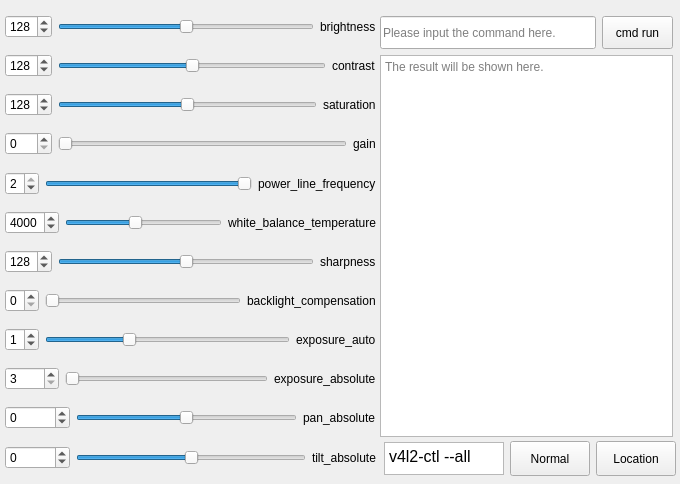
<?xml version="1.0" encoding="UTF-8"?>
<ui version="4.0">
 <class>Form</class>
 <widget class="QWidget" name="Form">
  <property name="geometry">
   <rect>
    <x>0</x>
    <y>0</y>
    <width>680</width>
    <height>484</height>
   </rect>
  </property>
  <property name="windowTitle">
   <string>Form</string>
  </property>
  <widget class="QWidget" name="layoutWidget">
   <property name="geometry">
    <rect>
     <x>5</x>
     <y>10</y>
     <width>371</width>
     <height>542</height>
    </rect>
   </property>
   <layout class="QVBoxLayout" name="verticalLayout">
    <item>
     <layout class="QHBoxLayout" name="horizontalLayout">
      <item>
       <widget class="QSpinBox" name="spinBox">
        <property name="maximum">
         <number>255</number>
        </property>
        <property name="value">
         <number>128</number>
        </property>
       </widget>
      </item>
      <item>
       <widget class="QSlider" name="horizontalSlider">
        <property name="maximum">
         <number>255</number>
        </property>
        <property name="value">
         <number>128</number>
        </property>
        <property name="orientation">
         <enum>Qt::Horizontal</enum>
        </property>
       </widget>
      </item>
      <item>
       <widget class="QLabel" name="label">
        <property name="text">
         <string>brightness</string>
        </property>
       </widget>
      </item>
     </layout>
    </item>
    <item>
     <layout class="QHBoxLayout" name="horizontalLayout_2">
      <item>
       <widget class="QSpinBox" name="spinBox_2">
        <property name="minimum">
         <number>0</number>
        </property>
        <property name="maximum">
         <number>255</number>
        </property>
        <property name="value">
         <number>128</number>
        </property>
       </widget>
      </item>
      <item>
       <widget class="QSlider" name="horizontalSlider_2">
        <property name="minimum">
         <number>0</number>
        </property>
        <property name="maximum">
         <number>255</number>
        </property>
        <property name="value">
         <number>128</number>
        </property>
        <property name="orientation">
         <enum>Qt::Horizontal</enum>
        </property>
       </widget>
      </item>
      <item>
       <widget class="QLabel" name="label_2">
        <property name="text">
         <string>contrast</string>
        </property>
       </widget>
      </item>
     </layout>
    </item>
    <item>
     <layout class="QHBoxLayout" name="horizontalLayout_3">
      <item>
       <widget class="QSpinBox" name="spinBox_3">
        <property name="maximum">
         <number>255</number>
        </property>
        <property name="value">
         <number>128</number>
        </property>
       </widget>
      </item>
      <item>
       <widget class="QSlider" name="horizontalSlider_3">
        <property name="maximum">
         <number>255</number>
        </property>
        <property name="value">
         <number>128</number>
        </property>
        <property name="orientation">
         <enum>Qt::Horizontal</enum>
        </property>
       </widget>
      </item>
      <item>
       <widget class="QLabel" name="label_3">
        <property name="text">
         <string>saturation</string>
        </property>
       </widget>
      </item>
     </layout>
    </item>
    <item>
     <layout class="QHBoxLayout" name="horizontalLayout_4">
      <item>
       <widget class="QSpinBox" name="spinBox_4">
        <property name="maximum">
         <number>255</number>
        </property>
       </widget>
      </item>
      <item>
       <widget class="QSlider" name="horizontalSlider_4">
        <property name="maximum">
         <number>255</number>
        </property>
        <property name="orientation">
         <enum>Qt::Horizontal</enum>
        </property>
       </widget>
      </item>
      <item>
       <widget class="QLabel" name="label_4">
        <property name="text">
         <string>gain</string>
        </property>
       </widget>
      </item>
     </layout>
    </item>
    <item>
     <layout class="QHBoxLayout" name="horizontalLayout_5">
      <item>
       <widget class="QSpinBox" name="spinBox_5">
        <property name="maximum">
         <number>2</number>
        </property>
        <property name="singleStep">
         <number>1</number>
        </property>
        <property name="value">
         <number>2</number>
        </property>
       </widget>
      </item>
      <item>
       <widget class="QSlider" name="horizontalSlider_5">
        <property name="maximum">
         <number>2</number>
        </property>
        <property name="value">
         <number>2</number>
        </property>
        <property name="orientation">
         <enum>Qt::Horizontal</enum>
        </property>
       </widget>
      </item>
      <item>
       <widget class="QLabel" name="label_5">
        <property name="text">
         <string>power_line_frequency</string>
        </property>
       </widget>
      </item>
     </layout>
    </item>
    <item>
     <layout class="QHBoxLayout" name="horizontalLayout_6">
      <item>
       <widget class="QSpinBox" name="spinBox_6">
        <property name="minimum">
         <number>2000</number>
        </property>
        <property name="maximum">
         <number>6500</number>
        </property>
        <property name="value">
         <number>4000</number>
        </property>
       </widget>
      </item>
      <item>
       <widget class="QSlider" name="horizontalSlider_6">
        <property name="minimum">
         <number>2000</number>
        </property>
        <property name="maximum">
         <number>6500</number>
        </property>
        <property name="value">
         <number>4000</number>
        </property>
        <property name="orientation">
         <enum>Qt::Horizontal</enum>
        </property>
       </widget>
      </item>
      <item>
       <widget class="QLabel" name="label_6">
        <property name="text">
         <string>white_balance_temperature</string>
        </property>
       </widget>
      </item>
     </layout>
    </item>
    <item>
     <layout class="QHBoxLayout" name="horizontalLayout_7">
      <item>
       <widget class="QSpinBox" name="spinBox_7">
        <property name="maximum">
         <number>255</number>
        </property>
        <property name="value">
         <number>128</number>
        </property>
       </widget>
      </item>
      <item>
       <widget class="QSlider" name="horizontalSlider_7">
        <property name="maximum">
         <number>255</number>
        </property>
        <property name="value">
         <number>128</number>
        </property>
        <property name="orientation">
         <enum>Qt::Horizontal</enum>
        </property>
       </widget>
      </item>
      <item>
       <widget class="QLabel" name="label_7">
        <property name="text">
         <string>sharpness</string>
        </property>
       </widget>
      </item>
     </layout>
    </item>
    <item>
     <layout class="QHBoxLayout" name="horizontalLayout_8">
      <item>
       <widget class="QSpinBox" name="spinBox_8">
        <property name="maximum">
         <number>1</number>
        </property>
       </widget>
      </item>
      <item>
       <widget class="QSlider" name="horizontalSlider_8">
        <property name="maximum">
         <number>1</number>
        </property>
        <property name="orientation">
         <enum>Qt::Horizontal</enum>
        </property>
       </widget>
      </item>
      <item>
       <widget class="QLabel" name="label_8">
        <property name="text">
         <string>backlight_compensation</string>
        </property>
       </widget>
      </item>
     </layout>
    </item>
    <item>
     <layout class="QHBoxLayout" name="horizontalLayout_9">
      <item>
       <widget class="QSpinBox" name="spinBox_9">
        <property name="maximum">
         <number>3</number>
        </property>
        <property name="value">
         <number>1</number>
        </property>
       </widget>
      </item>
      <item>
       <widget class="QSlider" name="horizontalSlider_9">
        <property name="maximum">
         <number>3</number>
        </property>
        <property name="value">
         <number>1</number>
        </property>
        <property name="orientation">
         <enum>Qt::Horizontal</enum>
        </property>
       </widget>
      </item>
      <item>
       <widget class="QLabel" name="label_9">
        <property name="text">
         <string>exposure_auto</string>
        </property>
       </widget>
      </item>
     </layout>
    </item>
    <item>
     <layout class="QHBoxLayout" name="horizontalLayout_10">
      <item>
       <widget class="QSpinBox" name="spinBox_10">
        <property name="minimum">
         <number>3</number>
        </property>
        <property name="maximum">
         <number>2047</number>
        </property>
        <property name="value">
         <number>3</number>
        </property>
       </widget>
      </item>
      <item>
       <widget class="QSlider" name="horizontalSlider_10">
        <property name="minimum">
         <number>3</number>
        </property>
        <property name="maximum">
         <number>2047</number>
        </property>
        <property name="value">
         <number>3</number>
        </property>
        <property name="orientation">
         <enum>Qt::Horizontal</enum>
        </property>
       </widget>
      </item>
      <item>
       <widget class="QLabel" name="label_10">
        <property name="text">
         <string>exposure_absolute</string>
        </property>
       </widget>
      </item>
     </layout>
    </item>
    <item>
     <layout class="QHBoxLayout" name="horizontalLayout_11">
      <item>
       <widget class="QSpinBox" name="spinBox_11">
        <property name="minimum">
         <number>-36000</number>
        </property>
        <property name="maximum">
         <number>36000</number>
        </property>
       </widget>
      </item>
      <item>
       <widget class="QSlider" name="horizontalSlider_11">
        <property name="minimum">
         <number>-36000</number>
        </property>
        <property name="maximum">
         <number>36000</number>
        </property>
        <property name="orientation">
         <enum>Qt::Horizontal</enum>
        </property>
       </widget>
      </item>
      <item>
       <widget class="QLabel" name="label_11">
        <property name="text">
         <string>pan_absolute</string>
        </property>
       </widget>
      </item>
     </layout>
    </item>
    <item>
     <layout class="QHBoxLayout" name="horizontalLayout_12">
      <item>
       <widget class="QSpinBox" name="spinBox_12">
        <property name="minimum">
         <number>-36000</number>
        </property>
        <property name="maximum">
         <number>36000</number>
        </property>
       </widget>
      </item>
      <item>
       <widget class="QSlider" name="horizontalSlider_12">
        <property name="minimum">
         <number>-36000</number>
        </property>
        <property name="maximum">
         <number>36000</number>
        </property>
        <property name="orientation">
         <enum>Qt::Horizontal</enum>
        </property>
       </widget>
      </item>
      <item>
       <widget class="QLabel" name="label_12">
        <property name="text">
         <string>tilt_absolute</string>
        </property>
       </widget>
      </item>
     </layout>
    </item>
    <item>
     <layout class="QHBoxLayout" name="horizontalLayout_13">
      <item>
       <widget class="QSpinBox" name="spinBox_13">
        <property name="maximum">
         <number>250</number>
        </property>
       </widget>
      </item>
      <item>
       <widget class="QSlider" name="horizontalSlider_13">
        <property name="maximum">
         <number>250</number>
        </property>
        <property name="orientation">
         <enum>Qt::Horizontal</enum>
        </property>
       </widget>
      </item>
      <item>
       <widget class="QLabel" name="label_13">
        <property name="text">
         <string>focus_absolute</string>
        </property>
       </widget>
      </item>
     </layout>
    </item>
    <item>
     <layout class="QHBoxLayout" name="horizontalLayout_14">
      <item>
       <widget class="QSpinBox" name="spinBox_14">
        <property name="minimum">
         <number>100</number>
        </property>
        <property name="maximum">
         <number>500</number>
        </property>
       </widget>
      </item>
      <item>
       <widget class="QSlider" name="horizontalSlider_14">
        <property name="minimum">
         <number>100</number>
        </property>
        <property name="maximum">
         <number>500</number>
        </property>
        <property name="orientation">
         <enum>Qt::Horizontal</enum>
        </property>
       </widget>
      </item>
      <item>
       <widget class="QLabel" name="label_14">
        <property name="text">
         <string>zoom_absolute</string>
        </property>
       </widget>
      </item>
     </layout>
    </item>
   </layout>
  </widget>
  <widget class="QWidget" name="layoutWidget">
   <property name="geometry">
    <rect>
     <x>380</x>
     <y>16</y>
     <width>293</width>
     <height>421</height>
    </rect>
   </property>
   <layout class="QVBoxLayout" name="verticalLayout_2">
    <item>
     <layout class="QHBoxLayout" name="horizontalLayout_15">
      <item>
       <widget class="QLineEdit" name="lineEdit">
        <property name="minimumSize">
         <size>
          <width>200</width>
          <height>33</height>
         </size>
        </property>
        <property name="maximumSize">
         <size>
          <width>238</width>
          <height>33</height>
         </size>
        </property>
        <property name="placeholderText">
         <string>Please input the command here.</string>
        </property>
       </widget>
      </item>
      <item>
       <widget class="QPushButton" name="pushButton">
        <property name="minimumSize">
         <size>
          <width>71</width>
          <height>31</height>
         </size>
        </property>
        <property name="maximumSize">
         <size>
          <width>71</width>
          <height>33</height>
         </size>
        </property>
        <property name="text">
         <string>cmd run</string>
        </property>
       </widget>
      </item>
     </layout>
    </item>
    <item>
     <widget class="QTextBrowser" name="textBrowser_2">
      <property name="minimumSize">
       <size>
        <width>291</width>
        <height>318</height>
       </size>
      </property>
      <property name="placeholderText">
       <string>The result will be shown here.</string>
      </property>
     </widget>
    </item>
   </layout>
  </widget>
  <widget class="QWidget" name="">
   <property name="geometry">
    <rect>
     <x>384</x>
     <y>441</y>
     <width>294</width>
     <height>35</height>
    </rect>
   </property>
   <layout class="QHBoxLayout" name="horizontalLayout_16">
    <item>
     <widget class="QTextBrowser" name="textBrowser_3">
      <property name="minimumSize">
       <size>
        <width>100</width>
        <height>33</height>
       </size>
      </property>
      <property name="maximumSize">
       <size>
        <width>120</width>
        <height>33</height>
       </size>
      </property>
      <property name="html">
       <string>&lt;!DOCTYPE HTML PUBLIC &quot;-//W3C//DTD HTML 4.0//EN&quot; &quot;http://www.w3.org/TR/REC-html40/strict.dtd&quot;&gt;
&lt;html&gt;&lt;head&gt;&lt;meta name=&quot;qrichtext&quot; content=&quot;1&quot; /&gt;&lt;style type=&quot;text/css&quot;&gt;
p, li { white-space: pre-wrap; }
&lt;/style&gt;&lt;/head&gt;&lt;body style=&quot; font-family:'Roboto'; font-size:12pt; font-weight:200; font-style:normal;&quot;&gt;
&lt;p style=&quot; margin-top:0px; margin-bottom:0px; margin-left:0px; margin-right:0px; -qt-block-indent:0; text-indent:0px;&quot;&gt;v4l2-ctl --all&lt;/p&gt;&lt;/body&gt;&lt;/html&gt;</string>
      </property>
      <property name="placeholderText">
       <string/>
      </property>
     </widget>
    </item>
    <item>
     <widget class="QPushButton" name="pushButton_2">
      <property name="minimumSize">
       <size>
        <width>50</width>
        <height>31</height>
       </size>
      </property>
      <property name="maximumSize">
       <size>
        <width>80</width>
        <height>35</height>
       </size>
      </property>
      <property name="text">
       <string>Normal</string>
      </property>
     </widget>
    </item>
    <item>
     <widget class="QPushButton" name="Location_Push">
      <property name="maximumSize">
       <size>
        <width>80</width>
        <height>35</height>
       </size>
      </property>
      <property name="text">
       <string>Location</string>
      </property>
     </widget>
    </item>
   </layout>
  </widget>
 </widget>
 <resources/>
 <connections/>
</ui>
